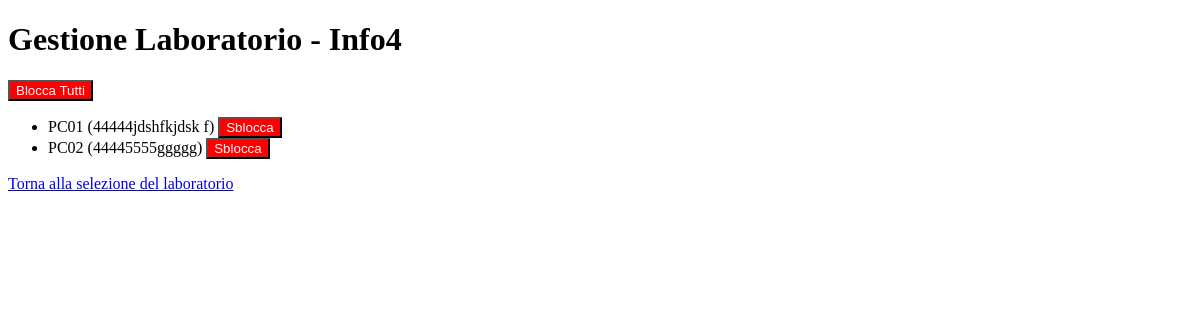
The app's page /laboratory/2/, older data.
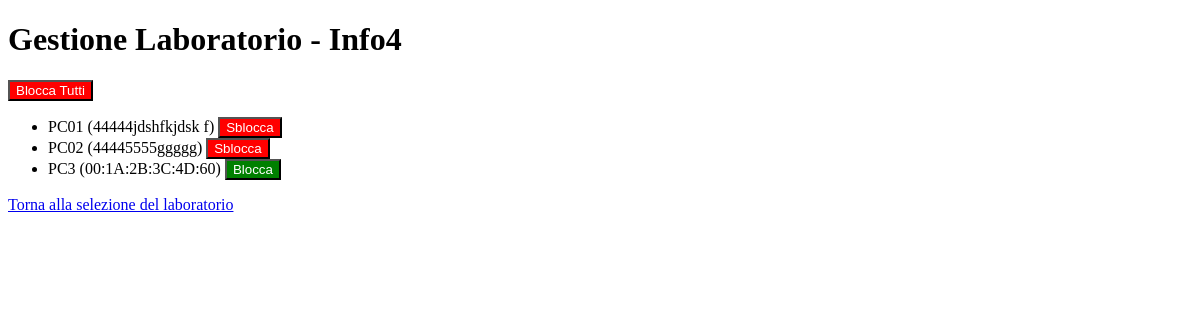
The same page, newer data.
### connection/models.py (models this page shows, shortened)
class Computer(models.Model):
    name = models.CharField(max_length=100)
    mac_address = models.CharField(max_length=17, unique=True)
    laboratory = models.ForeignKey(Laboratory, related_name='computers', on_delete=models.CASCADE)
    STATUS_CHOICES = [
        ('blocked', 'Bloccato'),
        ('unblocked', 'Sbloccato'),
    ]
    status = models.CharField(max_length=10, choices=STATUS_CHOICES, default='unblocked')

### connection/views.py (the view)
# urls.py: path('laboratory/<int:lab_id>/', views.manage_laboratory, name='manage_laboratory'),
def manage_laboratory(request, lab_id):
    laboratory = get_object_or_404(Laboratory, id=lab_id)
    computers = laboratory.computers.all()
    for computer in computers:
        computer.color = "red" if computer.status == "blocked" else "green"
        computer.button_text = "Sblocca" if computer.status == "blocked" else "Blocca"
    return render(request, 'manage_laboratory.html', {'laboratory': laboratory, 'computers': computers})

### connection/templates/manage_laboratory.html (shortened to what this page needs)
<!DOCTYPE html>
<html>
<head>
</head>
<body>
    <h1>Gestione Laboratorio - {{ laboratory.name }}</h1>
    <button
    id="toggle-all-btn"
    data-status="unblocked"
    onclick="toggleAllComputers({{ laboratory.id }})"
    style="background-color: red; color: white;">
    Blocca Tutti
    </button>
    <ul>
        {% for computer in computers %}
            <li>
                {{ computer.name }} ({{ computer.mac_address }})
                <button
                    id="toggle-btn-{{ computer.id }}"
                    data-status="{{ computer.status }}"
                    onclick="toggleComputer({{ computer.id }})"
                    style="background-color: {{ computer.color }}; color: white;">
                    {{ computer.button_text }}
                </button>
            </li>
        {% endfor %}
    </ul>
    <a href="/connection">Torna alla selezione del laboratorio</a>
</body>
</html>

Row changes from the older to the newer data that the page shows:
added Computer: name "PC3", mac_address "00:1A:2B:3C:4D:60", button_text "Blocca", status "unblocked" (drawn)
